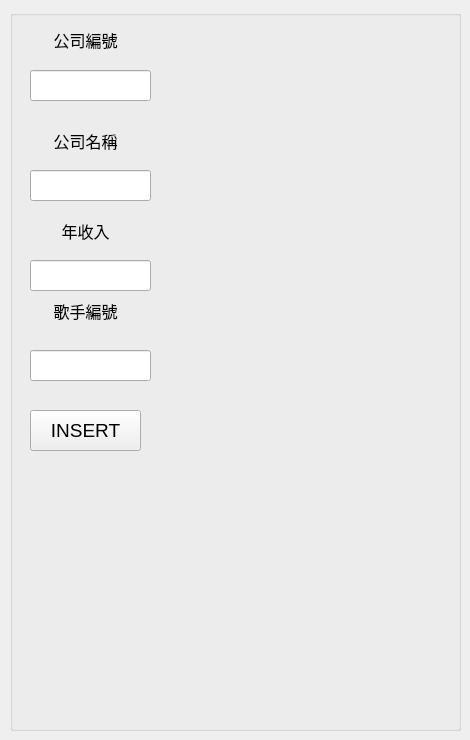
    <widget class="QWidget" name="tab_7">
     <attribute name="title">
      <string>經紀公司</string>
     </attribute>
     <widget class="QGroupBox" name="groupBox_5">
      <property name="geometry">
       <rect>
        <x>10</x>
        <y>10</y>
        <width>451</width>
        <height>721</height>
       </rect>
      </property>
      <property name="font">
       <font>
        <family>Arial</family>
        <pointsize>14</pointsize>
       </font>
      </property>
      <property name="title">
       <string/>
      </property>
      <widget class="QLabel" name="label_29">
       <property name="geometry">
        <rect>
         <x>20</x>
         <y>14</y>
         <width>111</width>
         <height>31</height>
        </rect>
       </property>
       <property name="font">
        <font>
         <family>Arial</family>
         <pointsize>12</pointsize>
        </font>
       </property>
       <property name="text">
        <string>公司編號</string>
       </property>
       <property name="alignment">
        <set>Qt::AlignCenter</set>
       </property>
      </widget>
      <widget class="QLabel" name="label_30">
       <property name="geometry">
        <rect>
         <x>20</x>
         <y>120</y>
         <width>111</width>
         <height>21</height>
        </rect>
       </property>
       <property name="font">
        <font>
         <family>Arial</family>
         <pointsize>12</pointsize>
        </font>
       </property>
       <property name="text">
        <string>公司名稱</string>
       </property>
       <property name="alignment">
        <set>Qt::AlignCenter</set>
       </property>
      </widget>
      <widget class="QLabel" name="label_31">
       <property name="geometry">
        <rect>
         <x>20</x>
         <y>210</y>
         <width>111</width>
         <height>21</height>
        </rect>
       </property>
       <property name="font">
        <font>
         <family>Arial</family>
         <pointsize>12</pointsize>
        </font>
       </property>
       <property name="text">
        <string>年收入</string>
       </property>
       <property name="alignment">
        <set>Qt::AlignCenter</set>
       </property>
      </widget>
      <widget class="QPushButton" name="pushButton_5">
       <property name="geometry">
        <rect>
         <x>20</x>
         <y>400</y>
         <width>111</width>
         <height>41</height>
        </rect>
       </property>
       <property name="text">
        <string>INSERT</string>
       </property>
      </widget>
      <widget class="QLabel" name="label_32">
       <property name="geometry">
        <rect>
         <x>20</x>
         <y>290</y>
         <width>111</width>
         <height>21</height>
        </rect>
       </property>
       <property name="font">
        <font>
         <family>Arial</family>
         <pointsize>12</pointsize>
        </font>
       </property>
       <property name="text">
        <string>歌手編號</string>
       </property>
       <property name="alignment">
        <set>Qt::AlignCenter</set>
       </property>
      </widget>
      <widget class="QLineEdit" name="lineEdit_25">
       <property name="geometry">
        <rect>
         <x>20</x>
         <y>60</y>
         <width>121</width>
         <height>31</height>
        </rect>
       </property>
      </widget>
      <widget class="QLineEdit" name="lineEdit_26">
       <property name="geometry">
        <rect>
         <x>20</x>
         <y>160</y>
         <width>121</width>
         <height>31</height>
        </rect>
       </property>
      </widget>
      <widget class="QLineEdit" name="lineEdit_27">
       <property name="geometry">
        <rect>
         <x>20</x>
         <y>250</y>
         <width>121</width>
         <height>31</height>
        </rect>
       </property>
      </widget>
      <widget class="QLineEdit" name="lineEdit_28">
       <property name="geometry">
        <rect>
         <x>20</x>
         <y>340</y>
         <width>121</width>
         <height>31</height>
        </rect>
       </property>
      </widget>
     </widget>
    </widget>
